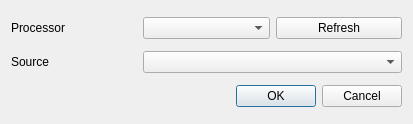
<?xml version="1.0" encoding="UTF-8"?>
<ui version="4.0">
 <class>AddProcessorDialogClass</class>
 <widget class="QDialog" name="AddProcessorDialogClass">
  <property name="geometry">
   <rect>
    <x>0</x>
    <y>0</y>
    <width>413</width>
    <height>124</height>
   </rect>
  </property>
  <property name="windowTitle">
   <string>AddProcessorDialog</string>
  </property>
  <layout class="QGridLayout" name="gridLayout">
   <item row="0" column="2">
    <widget class="QPushButton" name="buttonRefresh">
     <property name="text">
      <string>Refresh</string>
     </property>
    </widget>
   </item>
   <item row="0" column="0">
    <widget class="QLabel" name="label">
     <property name="text">
      <string>Processor</string>
     </property>
    </widget>
   </item>
   <item row="0" column="1">
    <widget class="QComboBox" name="dropdownProcessor"/>
   </item>
   <item row="2" column="0" colspan="3">
    <widget class="QDialogButtonBox" name="buttonBox">
     <property name="standardButtons">
      <set>QDialogButtonBox::StandardButton::Cancel|QDialogButtonBox::StandardButton::Ok</set>
     </property>
    </widget>
   </item>
   <item row="1" column="0">
    <widget class="QLabel" name="label_2">
     <property name="text">
      <string>Source</string>
     </property>
    </widget>
   </item>
   <item row="1" column="1" colspan="2">
    <widget class="QComboBox" name="dropdownSources"/>
   </item>
  </layout>
 </widget>
 <layoutdefault spacing="6" margin="11"/>
 <resources/>
 <connections/>
</ui>
